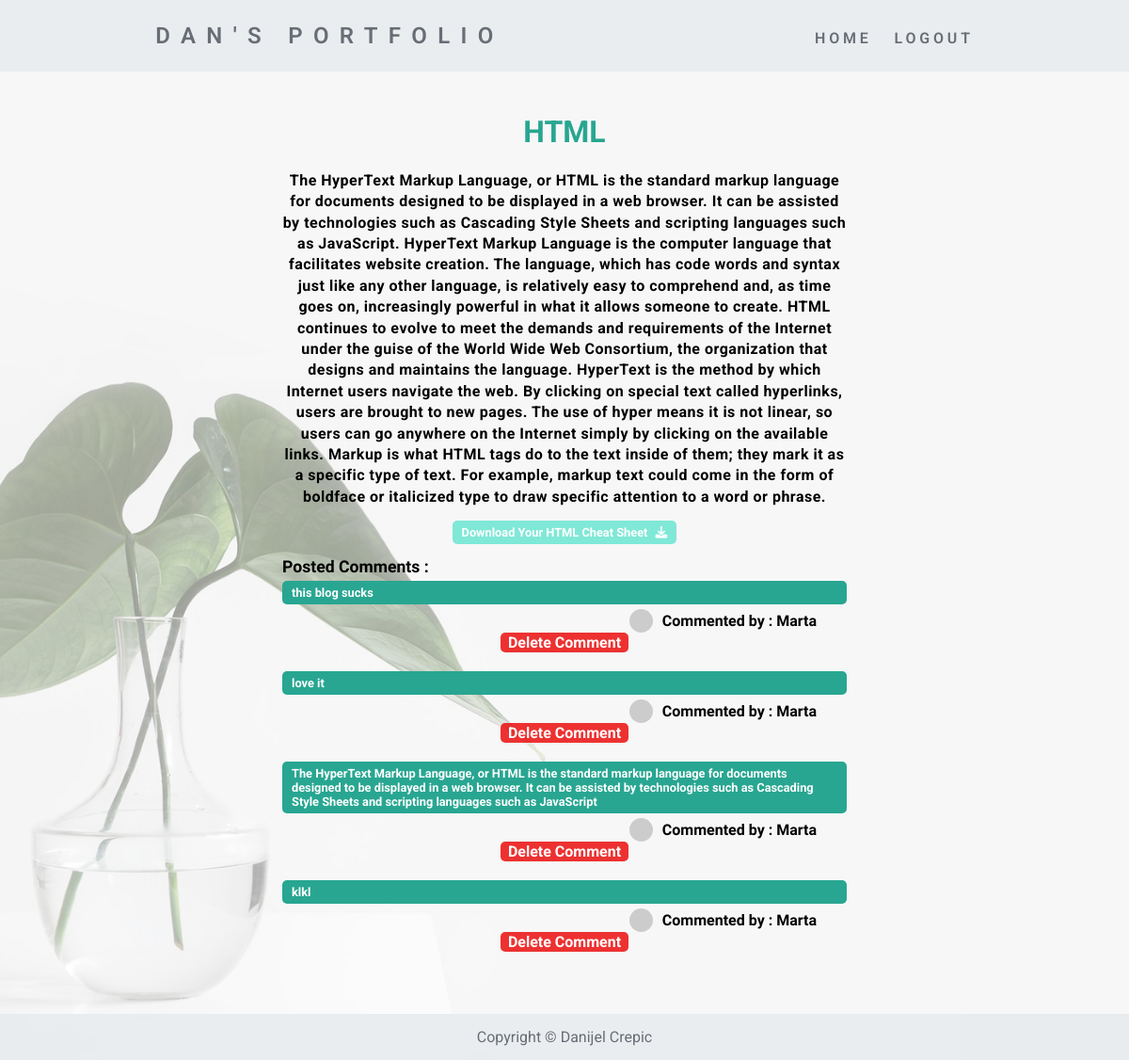
Before: /show-post?post_id=2 (signed in) with the older database file.
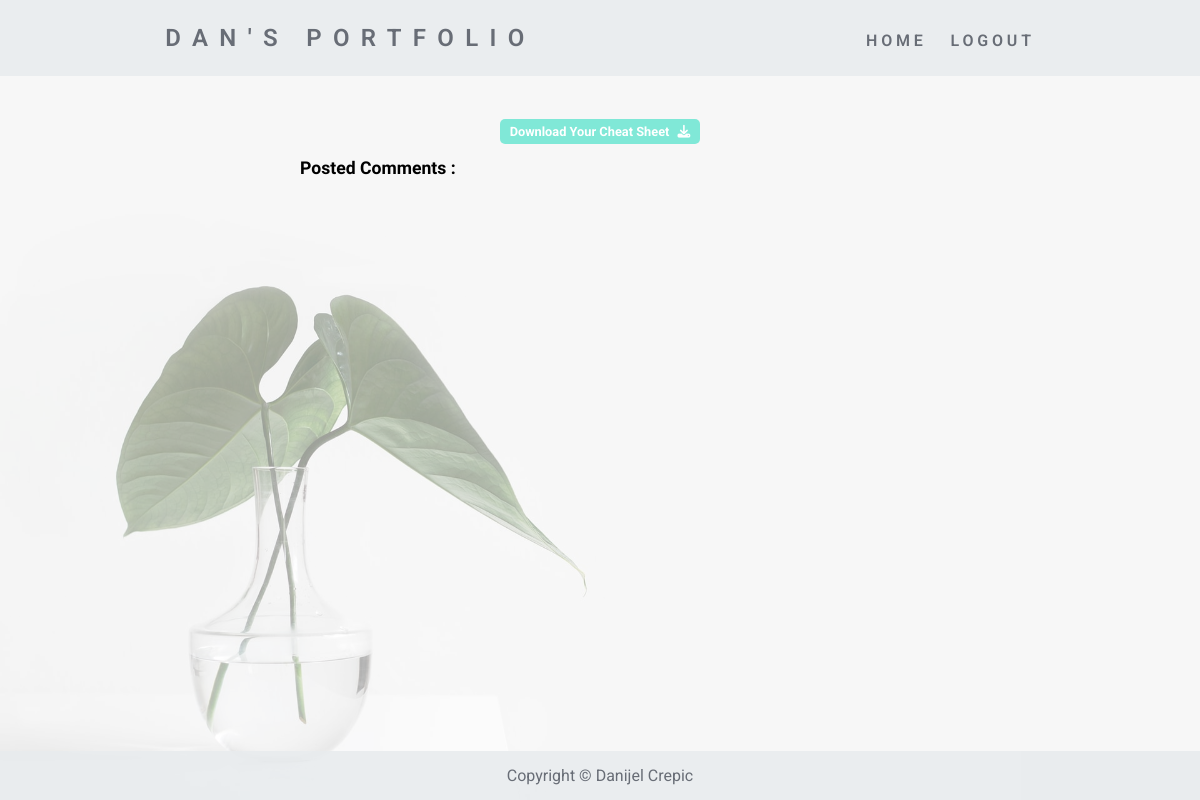
After: the same page with the newer database file.
### main.py (models this page shows)
class Posts(db.Model):
    __tablename__ = "posted_blogs"
    id = db.Column(db.Integer, primary_key=True)
    post_title = db.Column(db.String(250), nullable=False)
    post_body = db.Column(db.String(5000), nullable=False)
    date = db.Column(db.String(250), nullable=False)
    author_id = db.Column(db.Integer, db.ForeignKey("users.id"))
    author = relationship("Users", back_populates="posts")
    comments = relationship("Comments", back_populates="post")

class Comments(db.Model):
    __tablename__ = "posted_comments"
    id = db.Column(db.Integer, primary_key=True)
    comment_body = db.Column(db.String(500), nullable=False)
    author_id = db.Column(db.Integer, db.ForeignKey("users.id"))
    comment_author = relationship("Users", back_populates="comments")
    posted_blog_id = db.Column(db.Integer, db.ForeignKey("posted_blogs.id"))
    post = relationship("Posts", back_populates="comments")

class Users(UserMixin, db.Model):
    __tablename__ = "users"
    id = db.Column(db.Integer, primary_key=True)
    registrant_name = db.Column(db.String(200), nullable=False)
    registrant_email = db.Column(db.String(200), nullable=False, unique=True)
    registrant_password = db.Column(db.String(1000), nullable=False)
    posts = relationship("Posts", back_populates="author")
    comments = relationship("Comments", back_populates="comment_author")

### main.py (the view, shortened to what this page needs)
@app.route('/show-post', methods=["GET", "POST"])
@login_required
def show_post():
    post_to_display = Posts.query.get(request.args.get("post_id"))
    comments = Comments.query.all()
    comments_to_display = [comment for comment in comments if comment.posted_blog_id == post_to_display.id]
    return render_template("show-post.html", post=post_to_display, comments=comments_to_display, current_user=current_user)

### main.py (called while the page is built)
@login_manager.user_loader
def load_user(user_id):
    return Users.query.get(int(user_id))

### templates/show-post.html (shortened to what this page needs)
{% extends "base.html" %}
{% block content %}
<div class="container container-post">
    <div class="posts-container">
        <h1>{{ post.post_title }}</h1>
        <p class="post-content">
            {{ post.post_body|safe }}
        </p>
        {% if post.id != 1 %}
        <a href="{{ url_for('download', file_title=post.post_title) }}" target="_blank" class="email-content">
            Download Your {{ post.post_title }} Cheat Sheet <i class="fas fa-download"></i>
        </a>
        {% endif %}
        <p class="posted-comments-title">Posted Comments :</p>
        {% for comment in comments %}
        <p class="comment-text">
            {{ comment.comment_body }}
        </p>
        <p class="comment-author">
            <img src="{{ comment.comment_author.registrant_email | gravatar }}" class="comment-avatar">
            Commented by : {{ comment.comment_author.registrant_name }}
        </p>
        {% if current_user.id == 1 %}
        <a href="{{ url_for('delete', comment_id=comment.id) }}" class="post-delete-btn">Delete Comment</a>
        {% endif %}
        {% endfor %}
    </div>
</div>
{% endblock %}

### templates/base.html (shortened to what this page needs)
<!DOCTYPE html>
<html lang="en">
<head>
    <link rel="stylesheet" href="./static/styles.css">
</head>
<body>
    <div class="page-content">
        <div class="header-navbar">
            <div class="navbar-container">
                <p>Dan's Portfolio</p>
            <ul class="table-navbar">
                <li><a href="{{ url_for('home')}}">Home</a></li>
                {% if current_user.is_authenticated %}
                <li><a href="{{ url_for('logout')}}">Logout</a></li>
                {% endif %}
            </ul>
            </div>
        </div>
        {% block content %}{% endblock %}
        <footer class="footer-style">
        <p>Copyright &copy; Danijel Crepic</p>
        </footer>
    </div>
</body>
</html>

### static/styles.css (style rules this page uses)
* { box-sizing: border-box; }
body { font-family: 'Roboto', sans-serif; margin: 0; }
a { text-decoration: none; }
a, button { cursor: pointer; }
ul { list-style-type: none }
i { padding-left: 5px; }
.page-content { position: relative; width: 100vw; min-height: 100vh; overflow: hidden; }
.page-content::before { content: ""; background-image: url("./flower.jpg"); background-repeat: no-repeat; background-position: center; background-size: cover; position: absolute; top: 0; right: 0; bottom: 0; left: 0; opacity: 0.4; }
.container { position: relative; width: 100%; height: 100vh; display: flex; justify-content: center; align-items: center; background-color: rgba(232, 235, 238, 0); color: black; font-weight: bold; font-size: medium; text-align: center; }
.container.container-post { height: 100%; }
.header-navbar { position: fixed; background-color: rgba(232, 235, 238, 0.9); top: 0; width: 100%; z-index: 5; }
.header-navbar .navbar-container { display: flex; justify-content:space-around; align-items: center; text-transform: uppercase; font-size: 1.5rem; font-weight: 600; color: #686d76; margin: 0 auto; }
.header-navbar p { letter-spacing: 0.3cm; }
.table-navbar { display: flex; justify-content: space-around; align-items: center; list-style: none; padding-left: 0; }
.table-navbar li { margin: auto auto; }
.table-navbar li a { display: inline-block; padding-right: 1.5rem; margin: auto 0; font-size: 1rem; letter-spacing: 0.1cm; color: #686d76; }
.table-navbar li:last-child a { padding-right: 0; }
.footer-style { position: fixed; bottom: 0; background-color: rgba(232, 235, 238, 0.9); width: 100%; text-align:center; margin: 0 auto; }
.footer-style p { padding: 15px 0; margin: 0 auto; color: #686d76 }
.posts-container { position: relative; width: 50%; margin: 100px auto 100px auto; }
.posted-comments-title { text-align: left; font-family: 'Indie Flower', cursive; font-size: 1.1rem; margin-bottom: 5px; }
.comment-text, .email-content { text-align: left; background-color: rgba(50, 224, 196, 0.6); color: #fff; font-size: 0.8rem; padding-left: 10px; padding-right: 10px; padding-top: 5px; padding-bottom: 5px; border-radius: 5px; margin-bottom: 5px; margin-top: 5px; }

Changed rows visible on the page:
removed Posts: post_title "HTML", post_body "The HyperText Markup Language, or HTML is the standard markup language for documents designed to be displayed in a web browser. It can be assisted by technologies such as Cascading Style Sheets and scripting languages such as JavaScript. HyperText Markup Language is the computer language that facilitates website creation. The language, which has code words and syntax just like any other language, is relatively easy to comprehend and, as time goes on, increasingly powerful in what it allows someone to create. HTML continues to evolve to meet the demands and requirements of the Internet under the guise of the World Wide Web Consortium, the organization that designs and maintains the language.…"
removed Comments: comment_body "this blog sucks", comment_author.registrant_name "Marta"
removed Comments: comment_body "love it", comment_author.registrant_name "Marta"
removed Comments: comment_body "The HyperText Markup Language, or HTML is the standard markup language for documents designed to be displayed in a web browser. It can be assisted by technologies such as Cascading Style Sheets and scripting languages such as JavaScript", comment_author.registrant_name "Marta"
removed Comments: comment_body "klkl", comment_author.registrant_name "Marta"
